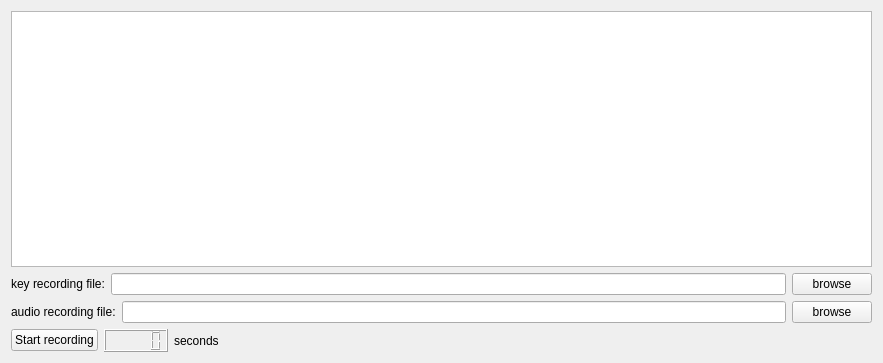
<?xml version="1.0" encoding="UTF-8"?>
<ui version="4.0">
 <class>MainWindow</class>
 <widget class="QWidget" name="Form">
  <property name="geometry">
   <rect>
    <x>0</x>
    <y>0</y>
    <width>883</width>
    <height>363</height>
   </rect>
  </property>
  <property name="windowTitle">
   <string>Key stroke recorder</string>
  </property>
  <layout class="QVBoxLayout" name="verticalLayout">
   <item>
    <widget class="QTextBrowser" name="logDisplay"/>
   </item>
   <item>
    <layout class="QHBoxLayout" name="horizontalLayout_1">
     <item>
      <widget class="QLabel" name="keyRecordingFileLabel">
       <property name="text">
        <string>key recording file:</string>
       </property>
      </widget>
     </item>
     <item>
      <widget class="QLineEdit" name="keyRecordingFileEdit"/>
     </item>
     <item>
      <widget class="QPushButton" name="keyRecordingFileBrowseButton">
       <property name="text">
        <string>browse</string>
       </property>
      </widget>
     </item>
    </layout>
   </item>
   <item>
    <layout class="QHBoxLayout" name="horizontalLayout_2">
     <item>
      <widget class="QLabel" name="audioRecordingFileLabel">
       <property name="text">
        <string>audio recording file:</string>
       </property>
      </widget>
     </item>
     <item>
      <widget class="QLineEdit" name="audioRecordingFileEdit"/>
     </item>
     <item>
      <widget class="QPushButton" name="audioRecordingFileBrowseButton">
       <property name="text">
        <string>browse</string>
       </property>
      </widget>
     </item>
    </layout>
   </item>
   <item>
    <layout class="QHBoxLayout" name="horizontalLayout_3">
     <item>
      <widget class="QPushButton" name="startStopButton">
       <property name="text">
        <string>Start recording</string>
       </property>
      </widget>
     </item>
     <item>
      <widget class="QLCDNumber" name="timeDisplay">
       <property name="smallDecimalPoint">
        <bool>false</bool>
       </property>
      </widget>
     </item>
     <item>
      <widget class="QLabel" name="label_3">
       <property name="text">
        <string>seconds</string>
       </property>
      </widget>
     </item>
     <item>
      <spacer name="horizontalSpacer">
       <property name="orientation">
        <enum>Qt::Horizontal</enum>
       </property>
       <property name="sizeHint" stdset="0">
        <size>
         <width>40</width>
         <height>20</height>
        </size>
       </property>
      </spacer>
     </item>
    </layout>
   </item>
  </layout>
 </widget>
 <resources/>
 <connections/>
</ui>
